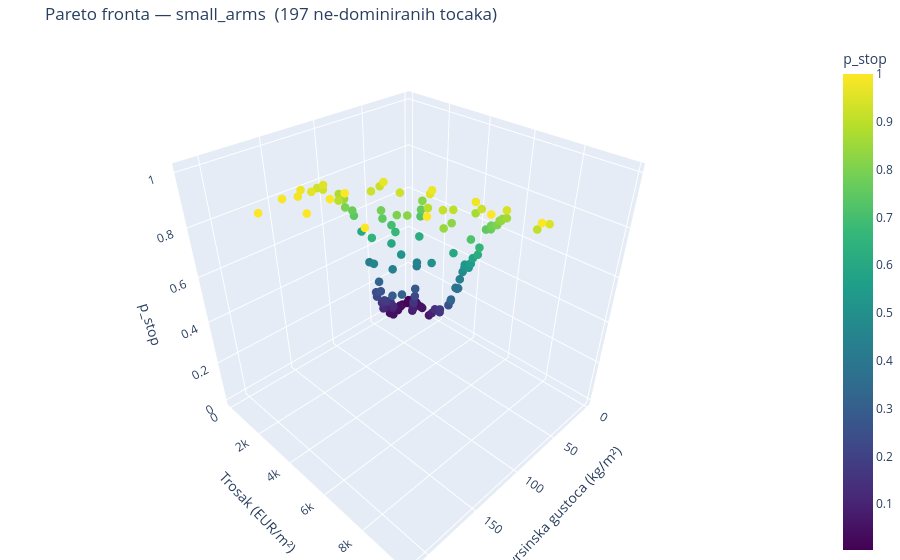
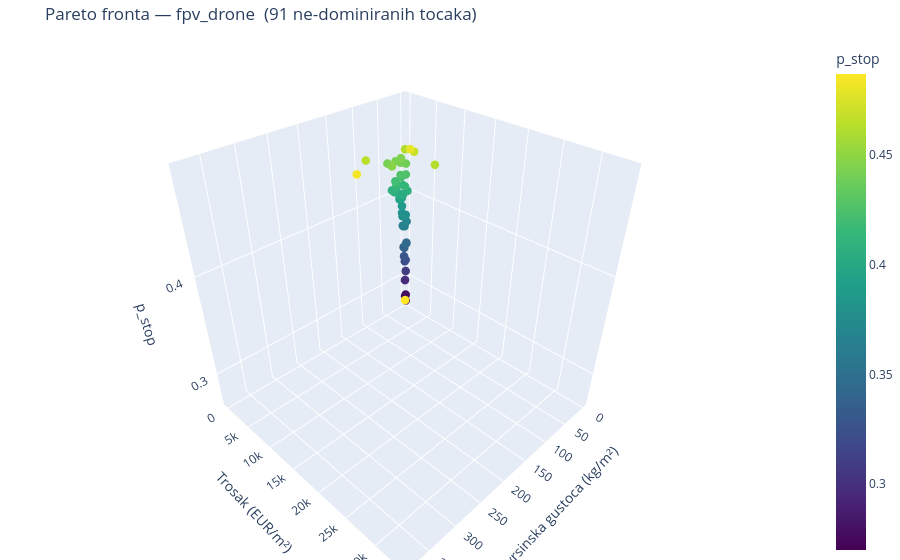
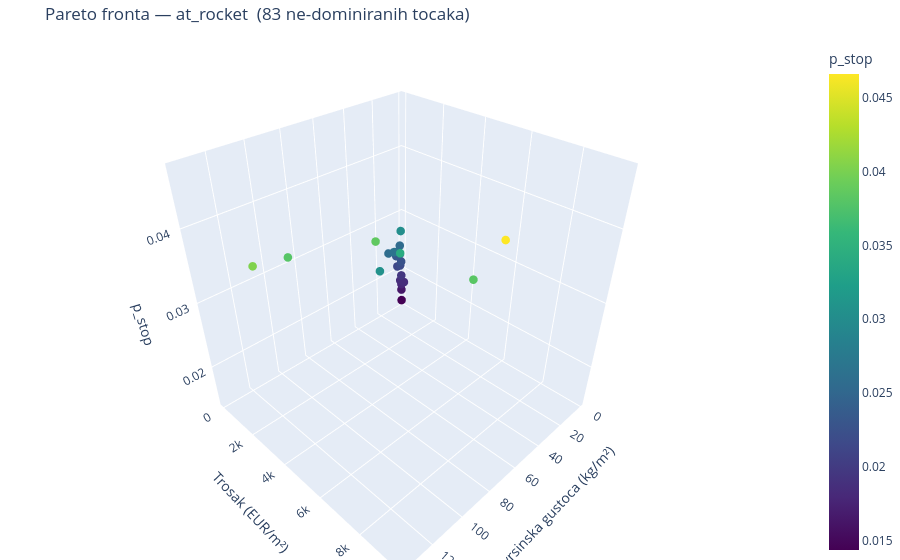
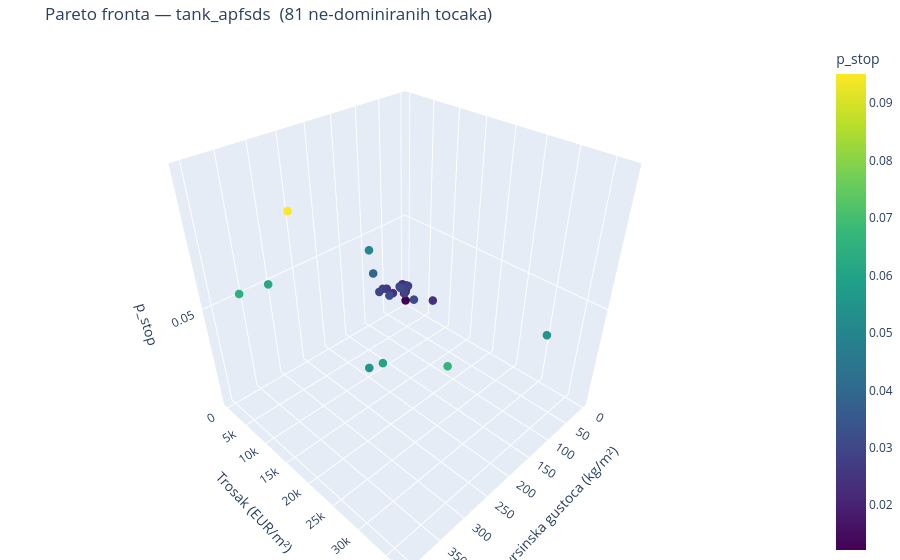

The notebook cell these images were saved under, in order:
### Markdown cell above
---
## Baseline 3D Pareto plots

(Transferred from NB1.) One Scatter3d per threat class, coloured by
`p_stop`. This is the plain rendering of the non-dominated front saved
by Notebook 1; the **interactive** version with hover-tooltips of the
concrete layer stack follows in the next section.

### Code cell
# ── Basic 3D Pareto plots (one per threat) ──────────────────────────
if pareto_export is None:
    print('pareto_export not loaded — skipping basic Pareto plots')
else:
    for threat, trials in pareto_export.items():
        rows = [{'p_stop': t['values'][0],
                 'areal_density': t['values'][1],
                 'cost_per_m2': t['values'][2]} for t in trials]
        pf = pd.DataFrame(rows)
        if pf.empty:
            continue

        fig = go.Figure(data=[
            go.Scatter3d(
                x=pf['areal_density'], y=pf['cost_per_m2'], z=pf['p_stop'],
                mode='markers',
                marker=dict(size=5, color=pf['p_stop'], colorscale='Viridis',
                            showscale=True, colorbar=dict(title='p_stop')),
                text=[f"p={r['p_stop']:.2f}  AD={r['areal_density']:.1f}  "
                      f"€={r['cost_per_m2']:.0f}"
                      for _, r in pf.iterrows()],
                hoverinfo='text',
            )
        ])
        fig.update_layout(
            title=f'Pareto fronta — {threat}  ({len(pf)} ne-dominiranih tocaka)',
            scene=dict(
                xaxis_title='Povrsinska gustoca (kg/m²)',
                yaxis_title='Trosak (EUR/m²)',
                zaxis_title='p_stop',
            ),
            margin=dict(l=0, r=0, b=0, t=40),
        )
        fig.show()
